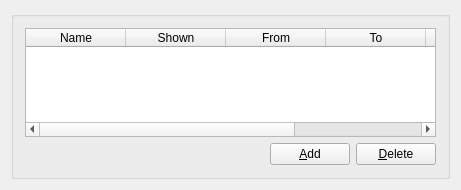
<ui version="4.0" >
 <class>DocSections</class>
 <widget class="QWidget" name="DocSections" >
  <property name="geometry" >
   <rect>
    <x>0</x>
    <y>0</y>
    <width>461</width>
    <height>190</height>
   </rect>
  </property>
  <property name="windowTitle" >
   <string>Document Sections</string>
  </property>
  <layout class="QVBoxLayout" >
   <item>
    <widget class="QGroupBox" name="sectionsGroupBox" >
     <property name="title" >
      <string/>
     </property>
     <layout class="QVBoxLayout" >
      <item>
       <widget class="ScTableWidget" name="sectionsTable" >
        <property name="numRows" stdset="0" >
         <number>0</number>
        </property>
        <property name="numCols" stdset="0" >
         <number>6</number>
        </property>
        <column>
         <property name="text" >
          <string>Name</string>
         </property>
        </column>
        <column>
         <property name="text" >
          <string>Shown</string>
         </property>
        </column>
        <column>
         <property name="text" >
          <string>From</string>
         </property>
        </column>
        <column>
         <property name="text" >
          <string>To</string>
         </property>
        </column>
        <column>
         <property name="text" >
          <string>Style</string>
         </property>
        </column>
        <column>
         <property name="text" >
          <string>Start</string>
         </property>
        </column>
       </widget>
      </item>
      <item>
       <layout class="QHBoxLayout" >
        <item>
         <spacer>
          <property name="orientation" >
           <enum>Qt::Horizontal</enum>
          </property>
          <property name="sizeType" >
           <enum>QSizePolicy::Expanding</enum>
          </property>
          <property name="sizeHint" >
           <size>
            <width>192</width>
            <height>21</height>
           </size>
          </property>
         </spacer>
        </item>
        <item>
         <widget class="QPushButton" name="addButton" >
          <property name="text" >
           <string>&amp;Add</string>
          </property>
          <property name="shortcut" >
           <string>Alt+A</string>
          </property>
         </widget>
        </item>
        <item>
         <widget class="QPushButton" name="deleteButton" >
          <property name="text" >
           <string>&amp;Delete</string>
          </property>
          <property name="shortcut" >
           <string>Alt+D</string>
          </property>
         </widget>
        </item>
       </layout>
      </item>
     </layout>
    </widget>
   </item>
  </layout>
 </widget>
 <layoutdefault spacing="6" margin="11" />
 <customwidgets>
  <customwidget>
   <class>ScTableWidget</class>
   <extends>QTableWidget</extends>
   <header>sctablewidget.h</header>
  </customwidget>
 </customwidgets>
 <resources/>
 <connections/>
</ui>
